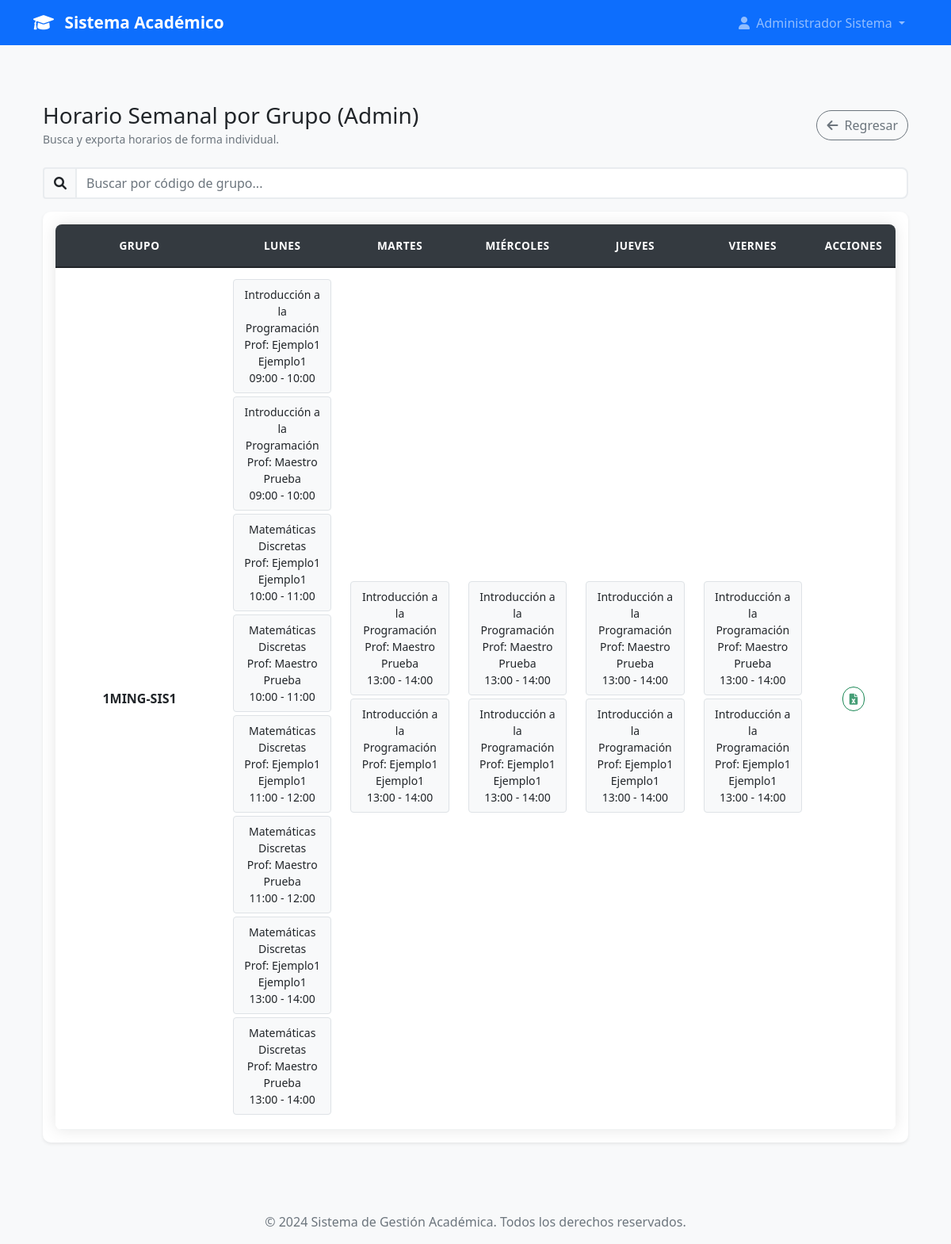
The page /admin/horarios/grupos (signed in) on the database its author committed.
### models.py (models this page shows, shortened)
class User(UserMixin, db.Model):
    id = db.Column(db.Integer, primary_key=True)
    username = db.Column(db.String(80), unique=True, nullable=False)
    email = db.Column(db.String(120), unique=True, nullable=False)
    password_hash = db.Column(db.String(120), nullable=False)
    nombre = db.Column(db.String(100), nullable=False)
    apellido = db.Column(db.String(100), nullable=False)
    telefono = db.Column(db.String(20))
    imagen_perfil = db.Column(db.String(200))  # Ruta de la imagen de perfil
    rol = db.Column(db.String(20), nullable=False)
    tipo_profesor = db.Column(db.String(20))
    carreras = db.relationship('Carrera', secondary=user_carreras, backref=db.backref('usuarios', lazy=True))
    materias = db.relationship('Materia', secondary='profesor_materias', backref=db.backref('profesores', lazy=True))
    carrera_id = db.Column(db.Integer, db.ForeignKey('carrera.id'))
    carrera = db.relationship('Carrera', foreign_keys=[carrera_id], backref=db.backref('jefe_carrera', uselist=False))
    fecha_registro = db.Column(db.DateTime, default=datetime.utcnow)
    activo = db.Column(db.Boolean, default=True)
    def get_nombre_completo(self):
        return f"{self.nombre} {self.apellido}"
    def is_admin(self):
        return self.rol == 'admin'

class Grupo(db.Model):
    id = db.Column(db.Integer, primary_key=True)
    codigo = db.Column(db.String(20), nullable=False, unique=True)  # Ej: "1MSC1" (Grupo 1, Matutino, Sistemas, Cuatrimestre 1)
    numero_grupo = db.Column(db.Integer, nullable=False)  # 1, 2, 3, etc.
    turno = db.Column(db.String(1), nullable=False)  # 'M' = Matutino, 'V' = Vespertino
    cuatrimestre = db.Column(db.Integer, nullable=False)  # 1, 2, 3, etc.
    carrera_id = db.Column(db.Integer, db.ForeignKey('carrera.id'), nullable=False)
    carrera = db.relationship('Carrera', backref=db.backref('grupos', lazy=True))
    materias = db.relationship('Materia', secondary='grupo_materias', backref=db.backref('grupos', lazy=True))
    activo = db.Column(db.Boolean, default=True)
    fecha_creacion = db.Column(db.DateTime, default=datetime.utcnow)
    creado_por = db.Column(db.Integer, db.ForeignKey('user.id'), nullable=False)
    creador = db.relationship('User', backref=db.backref('grupos_creados', lazy=True))

class Materia(db.Model):
    id = db.Column(db.Integer, primary_key=True)
    nombre = db.Column(db.String(200), nullable=False)
    codigo = db.Column(db.String(20), nullable=False, unique=True)  # Ej: "ISI-101", "MAT-201"
    descripcion = db.Column(db.Text)
    cuatrimestre = db.Column(db.Integer, nullable=False)  # 1, 2, 3, etc.
    creditos = db.Column(db.Integer, nullable=False, default=3)
    horas_teoricas = db.Column(db.Integer, nullable=False, default=0)
    horas_practicas = db.Column(db.Integer, nullable=False, default=0)
    carrera_id = db.Column(db.Integer, db.ForeignKey('carrera.id'), nullable=False)
    carrera = db.relationship('Carrera', backref=db.backref('materias', lazy=True))
    activa = db.Column(db.Boolean, default=True)
    fecha_creacion = db.Column(db.DateTime, default=datetime.utcnow)
    creado_por = db.Column(db.Integer, db.ForeignKey('user.id'), nullable=False)
    creador = db.relationship('User', backref=db.backref('materias_creadas', lazy=True))

### app.py (the view)
@app.route('/admin/horarios/grupos')
@login_required
def admin_horario_grupos():
    if not current_user.is_admin(): abort(403)
    horarios_data = procesar_horarios(agrupar_por='grupo')
    return render_template('admin/admin_horario_grupos.html', horarios_data=horarios_data)

### app.py (called while the page is built)
@login_manager.user_loader
def load_user(user_id):
    return User.query.get(int(user_id))

@app.context_processor
def inject_user_counts():
    if current_user.is_authenticated and current_user.is_admin():
        return dict(
            total_users=User.query.count(),
            total_admins=User.query.filter_by(rol='admin').count(),
            total_jefes=User.query.filter_by(rol='jefe_carrera').count(),
            total_profesores=User.query.filter(User.rol.in_(['profesor_completo', 'profesor_asignatura'])).count()
        )
    return dict()

### models.py (called while the page is built)
    def get_hora_inicio_str(self):
        return self.hora_inicio.strftime('%H:%M')

    def get_hora_fin_str(self):
        return self.hora_fin.strftime('%H:%M')

    def get_dia_orden(self):
        orden_dias = {
            'lunes': 0,
            'martes': 1,
            'miercoles': 2,
            'jueves': 3,
            'viernes': 4,
            'sabado': 5,
            'domingo': 6
        }
        return orden_dias.get(self.dia_semana, 99)

    def get_hora_inicio_str(self):
        return self.horario.get_hora_inicio_str() if self.horario else 'N/A'

    def get_hora_fin_str(self):
        return self.horario.get_hora_fin_str() if self.horario else 'N/A'

### templates/admin/admin_horario_grupos.html (shortened to what this page needs)
{% extends "base.html" %}
{% block content %}
<div class="container mt-5">
    <div class="d-flex justify-content-between align-items-center mb-4">
        <div>
            <h3 class="mb-0">Horario Semanal por Grupo (Admin)</h3>
            <small class="text-muted">Busca y exporta horarios de forma individual.</small>
        </div>
        <a href="{{ url_for('dashboard') }}" class="btn btn-outline-secondary">
            <i class="fas fa-arrow-left me-1"></i> Regresar
        </a>
    </div>
    <div class="mb-3">
        <div class="input-group">
            <span class="input-group-text"><i class="fas fa-search"></i></span>
            <input type="text" id="searchInput" class="form-control" placeholder="Buscar por código de grupo...">
        </div>
    </div>
    <div class="card shadow-sm">
        <div class="card-body">
            <div class="table-responsive">
                <table class="table table-bordered table-hover text-center align-middle">
                    <thead class="table-dark">
                        <tr>
                            <th style="width: 20%;">Grupo</th>
                            <th>Lunes</th>
                            <th>Martes</th>
                            <th>Miércoles</th>
                            <th>Jueves</th>
                            <th>Viernes</th>
                            <th style="width: 10%;">Acciones</th>
                        </tr>
                    </thead>
                    <tbody id="horariosTableBody">
                        {% for grupo, dias in horarios_data.items() %}
                        <tr class="schedule-row">
                            <td class="row-name"><strong>{{ grupo }}</strong></td>
                             {% for dia_semana in ['Lunes', 'Martes', 'Miércoles', 'Jueves', 'Viernes'] %}
                            <td>
                                {% for clase in dias[dia_semana] %}
                                    <div class="clase-item p-2 mb-1 border rounded bg-light small">{{ clase | safe }}</div>
                                {% endfor %}
                            </td>
                            {% endfor %}
                            <td>
                                <a href="{{ url_for('exportar_horario_individual_excel', nombre_grupo=grupo) }}"
                                   class="btn btn-sm btn-outline-success"
                                   data-bs-toggle="tooltip"
                                   title="Exportar horario de {{ grupo }} a Excel">
                                    <i class="fas fa-file-excel"></i>
                                </a>
                            </td>
                        </tr>
                        {% else %}
                        <tr>
                            <td colspan="7" class="text-center p-4">No hay horarios registrados.</td>
                        </tr>
                        {% endfor %}
                    </tbody>
                </table>
            </div>
        </div>
    </div>
</div>
{% endblock %}

### templates/base.html (shortened to what this page needs)
<!DOCTYPE html>
<html lang="es">
<head>
    <link href="https://cdn.jsdelivr.net/npm/bootstrap@5.1.3/dist/css/bootstrap.min.css" rel="stylesheet">
    <link rel="stylesheet" href="https://cdnjs.cloudflare.com/ajax/libs/font-awesome/6.0.0/css/all.min.css">
    <link rel="stylesheet" href="{{ url_for('static', filename='css/style.css') }}">
</head>
<body>
    <nav class="navbar navbar-expand-lg navbar-dark bg-primary">
        <div class="container">
            <a class="navbar-brand" href="{{ url_for('index') }}">
                <i class="fas fa-graduation-cap me-2"></i>
                Sistema Académico
            </a>
            <div class="collapse navbar-collapse" id="navbarNav">
                <ul class="navbar-nav ms-auto">
                    {% if current_user.is_authenticated %}
                        <li class="nav-item dropdown">
                            <a class="nav-link dropdown-toggle" href="#" id="navbarDropdown" role="button" data-bs-toggle="dropdown">
                                <i class="fas fa-user me-1"></i>
                                {{ current_user.get_nombre_completo() }}
                            </a>
                        </li>
                    {% endif %}
                </ul>
            </div>
        </div>
    </nav>
    <main class="py-4">
        <div class="container">
            {% block content %}{% endblock %}
        </div>
    </main>
    <footer class="bg-light text-center py-3 mt-5">
        <div class="container">
            <p class="text-muted mb-0">&copy; 2024 Sistema de Gestión Académica. Todos los derechos reservados.</p>
        </div>
    </footer>
</body>
</html>

### static/css/style.css (style rules this page uses)
.table-responsive { border-radius: 8px; overflow: hidden; box-shadow: 0 0 20px rgba(0, 0, 0, 0.1); }
.table { margin-bottom: 0; background-color: white; }
.table thead th { background-color: #343a40; color: white; border: none; font-weight: 600; text-transform: uppercase; font-size: 0.85rem; letter-spacing: 0.5px; padding: 1rem 0.75rem; position: sticky; top: 0; z-index: 10; }
.table tbody tr { transition: all 0.2s ease; border-bottom: 1px solid #f1f3f4; }
.table td { padding: 0.875rem 0.75rem; vertical-align: middle; border: none; }
body { font-family: 'Segoe UI', Tahoma, Geneva, Verdana, sans-serif; background-color: #f8f9fa; }
.navbar-brand { font-weight: bold; font-size: 1.3rem; }
.card { transition: transform 0.2s ease-in-out, box-shadow 0.2s ease-in-out; border: none; border-radius: 10px; }
.btn { border-radius: 25px; font-weight: 500; transition: all 0.3s ease; }
.form-control, .form-select { border-radius: 8px; border: 2px solid #e9ecef; transition: border-color 0.3s ease; }
.input-group-text { background-color: #f8f9fa; border: 2px solid #e9ecef; border-right: none; }
.card-body i { opacity: 0.8; }
footer { margin-top: auto; }
.card { animation: fadeIn 0.5s ease-out; }
.card .btn { transition: all 0.2s ease; }
.navbar .nav-link.dropdown-toggle { position: relative; transition: all 0.3s ease; border-radius: 8px; padding: 0.5rem 1rem !important; }
.navbar .nav-link.dropdown-toggle::before { content: ''; position: absolute; top: 0; left: 0; right: 0; bottom: 0; background: linear-gradient(45deg, transparent 30%, rgba(255, 255, 255, 0.2) 50%, transparent 70%); opacity: 0; transition: opacity 0.3s ease; border-radius: 8px; pointer-events: none; }

### rows shown on the page
User: get_nombre_completo "Administrador Sistema"
Grupo: codigo "1MING-SIS1"
Materia: nombre "Introducción a la Programación Prof: Ejemplo1 Ejemplo1 09:00 - 10:00", nombre "Introducción a la Programación Prof: Maestro Prueba 09:00 - 10:00", nombre "Introducción a la Programación Prof: Maestro Prueba 13:00 - 14:00", nombre "Introducción a la Programación Prof: Ejemplo1 Ejemplo1 13:00 - 14:00"
Materia: nombre "Matemáticas Discretas Prof: Ejemplo1 Ejemplo1 10:00 - 11:00", nombre "Matemáticas Discretas Prof: Maestro Prueba 10:00 - 11:00", nombre "Matemáticas Discretas Prof: Ejemplo1 Ejemplo1 11:00 - 12:00", nombre "Matemáticas Discretas Prof: Maestro Prueba 11:00 - 12:00", nombre "Matemáticas Discretas Prof: Ejemplo1 Ejemplo1 13:00 - 14:00", nombre "Matemáticas Discretas Prof: Maestro Prueba 13:00 - 14:00"
